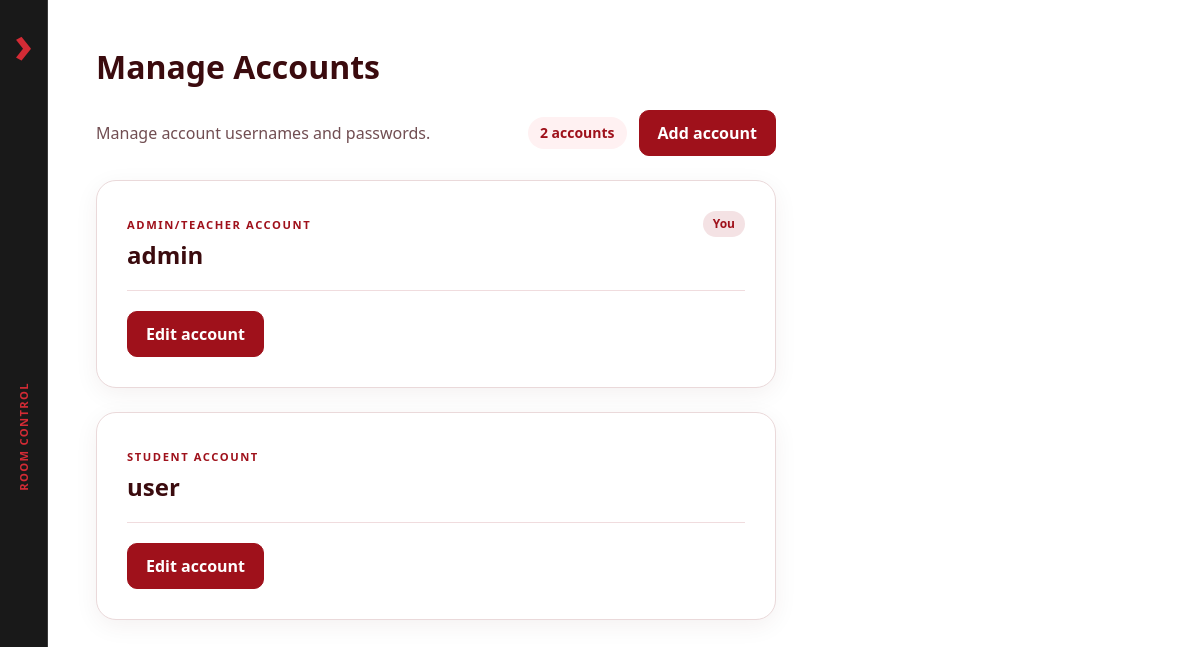
Page /components/Dashboard/room_accounts.php (signed in) on the committed database.
### tables this page shows
CREATE TABLE IF NOT EXISTS `users` (
  `user_id` int NOT NULL AUTO_INCREMENT,
  `username` varchar(80) NOT NULL,
  `email` varchar(255) DEFAULT NULL,
  `phone` varchar(20) DEFAULT NULL,
  `password_sha256` char(64) NOT NULL,
  `role` enum('admin','student') NOT NULL,
  PRIMARY KEY (`user_id`),
  UNIQUE KEY `username` (`username`),
  UNIQUE KEY `email` (`email`)
);

### components/Dashboard/room_accounts.php (the view, shortened to what this page needs)
<?php
require __DIR__ . '/../../room_helpers.php';
require __DIR__ . '/../../room_config.php';
$currentUserId = positiveId($_SESSION['room_user_id'] ?? null);
$actorStmt = $pdo->prepare('SELECT username, role FROM users WHERE user_id = ?');
$actorStmt->execute([$currentUserId]);
$actor = $actorStmt->fetch();
$isAdmin = $actor['role'] === 'admin';
if ($isAdmin) {
    $accounts = $pdo->query("SELECT user_id, username, email, role FROM users ORDER BY CASE WHEN role = 'admin' THEN 0 ELSE 1 END, user_id")->fetchAll();
} else {
    $accountsStmt = $pdo->prepare('SELECT user_id, username, email, role FROM users WHERE user_id = ?');
    $accountsStmt->execute([$currentUserId]);
    $accounts = $accountsStmt->fetchAll();
}
?>
<div class="account-intro">
    <p><?= $isAdmin ? 'Manage account usernames and passwords.' : 'Manage your username and password.' ?></p>
    <div class="account-intro-actions">
        <span><?= $isAdmin ? count($accounts) . ' accounts' : 'Your account' ?></span>
        <?php if ($isAdmin): ?><a class="account-edit-link account-add-link" href="room_account_create.php">Add account</a><?php endif; ?>
    </div>
</div>
<div class="account-grid">
    <?php foreach ($accounts as $account): ?>
        <?php $accountId = (int) $account['user_id']; ?>
        <section class="account-card" aria-labelledby="account-title-<?= $accountId ?>">
            <div class="account-card-heading">
                <div>
                    <span class="account-eyebrow"><?= e(strtoupper(roomRoleLabel($account['role']))) ?> ACCOUNT</span>
                    <h2 id="account-title-<?= $accountId ?>"><?= e($account['username']) ?></h2>
                </div>
                <?php if ($accountId === $currentUserId): ?><span class="account-self">You</span><?php endif; ?>
            </div>
            <a class="account-edit-link" href="room_account_edit.php?id=<?= $accountId ?>">Edit account</a>
        </section>
    <?php endforeach; ?>
</div>

### Style/styles.css (style rules this page uses)
:root,:host { --font-sans:Poppins, ui-sans-serif, system-ui, sans-serif;--color-blue-500:oklch(62.3% .214 259.815);--color-gray-950:oklch(13% .028 261.692);--color-black:#000;--color-white:#fff;--spacing:.25rem;--breakpoint-sm:40rem;--breakpoint-md:48rem;--breakpoint-lg:64rem;--breakpoint-xl:80rem;--breakpoint-2xl:96rem;--container-xs:20rem;--container-sm:24rem;--container-md:28rem;--container-lg:32rem;--text-xs:.75rem;--text-xs--line-height:calc(1 / .75);--text-sm:.875rem;--text-sm--line-height:calc(1.25 / .875);--text-2xl:1.5rem;--text-2xl--line-height:calc(2 / 1.5);--font-weight-medium:500;--font-weight-semibold:600;--tracking-tight:-.025em;--radius-sm:.25rem;--radius-md:.375rem;--radius-lg:.5rem;--radius-xl:.75rem;--default-transition-duration:.15s;--default-transition-timing-function:cubic-bezier(.4, 0, .2, 1);--color-brand:#9f111b;--color-brand-strong:#760b12;--color-brand-soft:#fff1f2;--color-brand-placeholder:#a66a70;--color-ink:#2b0608;--color-muted:#714e52;--color-muted-dark:#5f3a3e }
:root { color-scheme:light;--color-page:#fff4f3;--color-surface:#fff;--color-surface-soft:#fff4f4;--color-text:#3b0b0e;--color-muted:#714e52;--color-border:#ebc7ca;--color-primary:#9f111b;--color-primary-hover:#760b12;--color-danger:#8e0f18;--color-danger-hover:#650a10;--color-vacant-bg:#d9f3e1;--color-vacant-text:#17632e;--color-occupied-bg:#fbdcdf;--color-occupied-text:#9f1d2b;--radius-sm:6px;--radius-md:10px;--radius-lg:16px;--shadow-card:0 10px 30px #46060b1a }
* { box-sizing:border-box }
body { background:var(--color-page);min-height:100vh;color:var(--color-text);margin:0;padding:32px 16px;font:16px/1.5 system-ui,Arial,sans-serif }
a { color:var(--color-primary);text-underline-offset:3px }
:is(a,button):focus-visible { outline:3px solid var(--color-primary);outline-offset:3px }
.dashboard-page { background:#fff;grid-template-columns:48px minmax(0,1fr);min-height:100vh;padding:0;display:grid }
.account-intro { justify-content:space-between;align-items:center;gap:calc(var(--spacing) * 3);max-width:680px;color:var(--color-muted);flex-wrap:wrap;margin:0 0 24px;display:flex }
.account-intro p { margin:0 }
.account-intro-actions { align-items:center;gap:calc(var(--spacing) * 3);flex-wrap:wrap;display:flex }
.account-intro span { font-size:var(--text-sm);line-height:var(--tw-leading,var(--text-sm--line-height));--tw-font-weight:var(--font-weight-semibold);font-weight:var(--font-weight-semibold);color:#9f111b;background:#fff1f2;border-radius:3.40282e38px;padding:6px 12px }
.account-grid { gap:calc(var(--spacing) * 6);max-width:680px;display:grid }
.account-card { background:#fff;border:1px solid #ead9da;border-radius:20px;padding:clamp(20px,3vw,30px);box-shadow:0 6px 24px #46060b0f }
.account-card-heading { justify-content:space-between;align-items:flex-start;gap:calc(var(--spacing) * 3);border-bottom:1px solid #f0dcde;padding-bottom:20px;display:flex }
.account-eyebrow { color:#9f111b;letter-spacing:.14em;font-size:.7rem;font-weight:800 }
.account-card-heading h2 { overflow-wrap:anywhere;margin:6px 0 0;font-size:1.5rem;line-height:1.2 }
.account-self { font-size:var(--text-xs);line-height:var(--tw-leading,var(--text-xs--line-height));--tw-font-weight:var(--font-weight-semibold);font-weight:var(--font-weight-semibold);color:#9f111b;background:#f4e2e4;border-radius:3.40282e38px;flex-shrink:0;padding:5px 10px }
.account-edit-link { border-radius:var(--radius-md);--tw-font-weight:var(--font-weight-semibold);font-weight:var(--font-weight-semibold);color:#fff;background:#9f111b;border:1px solid #9f111b;align-items:center;margin-top:20px;padding:10px 18px;text-decoration-line:none;display:inline-flex }
.account-add-link { margin-top:0 }

### rows in the picture
users: role "ADMIN/TEACHER", username "admin", shows "You"
users: role "STUDENT", username "user"

### other values in the picture
$title "Manage Accounts"
count($accounts) "2"
